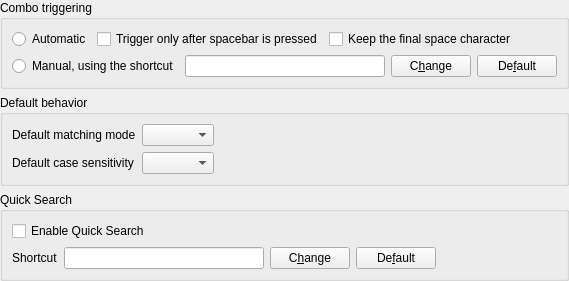
<?xml version="1.0" encoding="UTF-8"?>
<ui version="4.0">
 <class>PrefPaneCombos</class>
 <widget class="QFrame" name="PrefPaneCombos">
  <property name="geometry">
   <rect>
    <x>0</x>
    <y>0</y>
    <width>561</width>
    <height>276</height>
   </rect>
  </property>
  <property name="windowTitle">
   <string notr="true"/>
  </property>
  <layout class="QVBoxLayout" name="verticalLayout">
   <property name="leftMargin">
    <number>0</number>
   </property>
   <property name="topMargin">
    <number>0</number>
   </property>
   <property name="rightMargin">
    <number>0</number>
   </property>
   <property name="bottomMargin">
    <number>0</number>
   </property>
   <item>
    <widget class="QGroupBox" name="groupBox">
     <property name="title">
      <string>Combo triggering</string>
     </property>
     <layout class="QVBoxLayout" name="verticalLayout_6">
      <item>
       <layout class="QHBoxLayout" name="layout1">
        <item>
         <widget class="QRadioButton" name="radioComboTriggerAuto">
          <property name="text">
           <string>Automatic</string>
          </property>
         </widget>
        </item>
        <item>
         <widget class="QCheckBox" name="checkComboTriggersOnSpace">
          <property name="text">
           <string>Trigger only after spacebar is pressed</string>
          </property>
         </widget>
        </item>
        <item>
         <widget class="QCheckBox" name="checkKeepFinalSpaceCharacter">
          <property name="text">
           <string>Keep the final space character</string>
          </property>
         </widget>
        </item>
        <item>
         <spacer name="spacer1">
          <property name="orientation">
           <enum>Qt::Horizontal</enum>
          </property>
          <property name="sizeHint" stdset="0">
           <size>
            <width>0</width>
            <height>20</height>
           </size>
          </property>
         </spacer>
        </item>
       </layout>
      </item>
      <item>
       <layout class="QHBoxLayout" name="layout2">
        <item>
         <widget class="QRadioButton" name="radioComboTriggerManual">
          <property name="text">
           <string>Manual, using the shortcut</string>
          </property>
         </widget>
        </item>
        <item>
         <widget class="QLineEdit" name="editComboTriggerShortcut">
          <property name="sizePolicy">
           <sizepolicy hsizetype="Minimum" vsizetype="Fixed">
            <horstretch>0</horstretch>
            <verstretch>0</verstretch>
           </sizepolicy>
          </property>
          <property name="minimumSize">
           <size>
            <width>200</width>
            <height>0</height>
           </size>
          </property>
          <property name="maximumSize">
           <size>
            <width>100</width>
            <height>16777215</height>
           </size>
          </property>
          <property name="baseSize">
           <size>
            <width>50</width>
            <height>0</height>
           </size>
          </property>
          <property name="maxLength">
           <number>50</number>
          </property>
          <property name="readOnly">
           <bool>true</bool>
          </property>
         </widget>
        </item>
        <item>
         <widget class="QPushButton" name="buttonChangeComboTriggerShortcut">
          <property name="text">
           <string>C&amp;hange</string>
          </property>
         </widget>
        </item>
        <item>
         <widget class="QPushButton" name="buttonResetComboTriggerShortcut">
          <property name="text">
           <string>De&amp;fault</string>
          </property>
         </widget>
        </item>
        <item>
         <spacer name="spacer2">
          <property name="orientation">
           <enum>Qt::Horizontal</enum>
          </property>
          <property name="sizeHint" stdset="0">
           <size>
            <width>0</width>
            <height>20</height>
           </size>
          </property>
         </spacer>
        </item>
       </layout>
      </item>
     </layout>
    </widget>
   </item>
   <item>
    <widget class="QGroupBox" name="groupBoxDefaultBehavior">
     <property name="title">
      <string>Default behavior</string>
     </property>
     <layout class="QGridLayout" name="gridLayout">
      <item row="0" column="0">
       <widget class="QLabel" name="labelMatchingMode">
        <property name="text">
         <string>Default matching mode</string>
        </property>
       </widget>
      </item>
      <item row="0" column="1">
       <widget class="QComboBox" name="comboMatchingMode">
        <property name="sizeAdjustPolicy">
         <enum>QComboBox::AdjustToContents</enum>
        </property>
       </widget>
      </item>
      <item row="1" column="0">
       <widget class="QLabel" name="labelCaseSensitivity">
        <property name="text">
         <string>Default case sensitivity</string>
        </property>
       </widget>
      </item>
      <item row="1" column="1">
       <widget class="QComboBox" name="comboCaseSensitivity">
        <property name="sizeAdjustPolicy">
         <enum>QComboBox::AdjustToContents</enum>
        </property>
       </widget>
      </item>
      <item row="0" column="2" rowspan="2">
       <spacer name="spacer3">
        <property name="orientation">
         <enum>Qt::Horizontal</enum>
        </property>
        <property name="sizeHint" stdset="0">
         <size>
          <width>0</width>
          <height>20</height>
         </size>
        </property>
       </spacer>
      </item>
     </layout>
    </widget>
   </item>
   <item>
    <widget class="QGroupBox" name="groupPickerWindow">
     <property name="minimumSize">
      <size>
       <width>0</width>
       <height>0</height>
      </size>
     </property>
     <property name="title">
      <string>Quick Search</string>
     </property>
     <layout class="QVBoxLayout" name="verticalLayout_5">
      <item>
       <widget class="QCheckBox" name="checkEnablePickerWindow">
        <property name="text">
         <string>Enable Quick Search</string>
        </property>
       </widget>
      </item>
      <item>
       <layout class="QHBoxLayout" name="layout3">
        <item>
         <widget class="QLabel" name="labelPickerWindowShortcut">
          <property name="text">
           <string>Shortcut</string>
          </property>
         </widget>
        </item>
        <item>
         <widget class="QLineEdit" name="editPickerWindowShortcut">
          <property name="sizePolicy">
           <sizepolicy hsizetype="Minimum" vsizetype="Fixed">
            <horstretch>0</horstretch>
            <verstretch>0</verstretch>
           </sizepolicy>
          </property>
          <property name="minimumSize">
           <size>
            <width>200</width>
            <height>0</height>
           </size>
          </property>
          <property name="baseSize">
           <size>
            <width>50</width>
            <height>0</height>
           </size>
          </property>
          <property name="maxLength">
           <number>50</number>
          </property>
          <property name="readOnly">
           <bool>true</bool>
          </property>
         </widget>
        </item>
        <item>
         <widget class="QPushButton" name="buttonChangePickerWindowShortcut">
          <property name="text">
           <string>C&amp;hange</string>
          </property>
         </widget>
        </item>
        <item>
         <widget class="QPushButton" name="buttonResetPickerWindowShortcut">
          <property name="text">
           <string>De&amp;fault</string>
          </property>
         </widget>
        </item>
        <item>
         <spacer name="spacer4">
          <property name="orientation">
           <enum>Qt::Horizontal</enum>
          </property>
          <property name="sizeHint" stdset="0">
           <size>
            <width>0</width>
            <height>20</height>
           </size>
          </property>
         </spacer>
        </item>
       </layout>
      </item>
     </layout>
    </widget>
   </item>
  </layout>
 </widget>
 <resources/>
 <connections/>
</ui>
